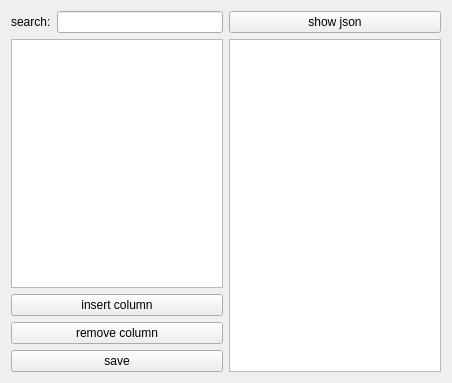
<?xml version="1.0" encoding="UTF-8"?>
<ui version="4.0">
 <class>TreeEdit</class>
 <widget class="QWidget" name="TreeEdit">
  <property name="geometry">
   <rect>
    <x>0</x>
    <y>0</y>
    <width>452</width>
    <height>383</height>
   </rect>
  </property>
  <property name="windowTitle">
   <string>Form</string>
  </property>
  <layout class="QHBoxLayout" name="horizontalLayout_2">
   <item>
    <layout class="QVBoxLayout" name="verticalLayout_2">
     <item>
      <layout class="QHBoxLayout" name="horizontalLayout">
       <item>
        <widget class="QLabel" name="label">
         <property name="text">
          <string>search:</string>
         </property>
        </widget>
       </item>
       <item>
        <widget class="QLineEdit" name="lineEditSearch"/>
       </item>
      </layout>
     </item>
     <item>
      <widget class="QTreeView" name="treeView">
       <property name="alternatingRowColors">
        <bool>true</bool>
       </property>
      </widget>
     </item>
     <item>
      <widget class="QPushButton" name="pushButton_3">
       <property name="text">
        <string>insert column</string>
       </property>
      </widget>
     </item>
     <item>
      <widget class="QPushButton" name="pushButton_4">
       <property name="text">
        <string>remove column</string>
       </property>
      </widget>
     </item>
     <item>
      <widget class="QPushButton" name="pushButton_2">
       <property name="text">
        <string>save</string>
       </property>
      </widget>
     </item>
    </layout>
   </item>
   <item>
    <layout class="QVBoxLayout" name="verticalLayout">
     <item>
      <widget class="QPushButton" name="pushButton">
       <property name="text">
        <string>show json</string>
       </property>
      </widget>
     </item>
     <item>
      <widget class="QPlainTextEdit" name="plainTextEdit"/>
     </item>
    </layout>
   </item>
  </layout>
 </widget>
 <resources/>
 <connections/>
</ui>
